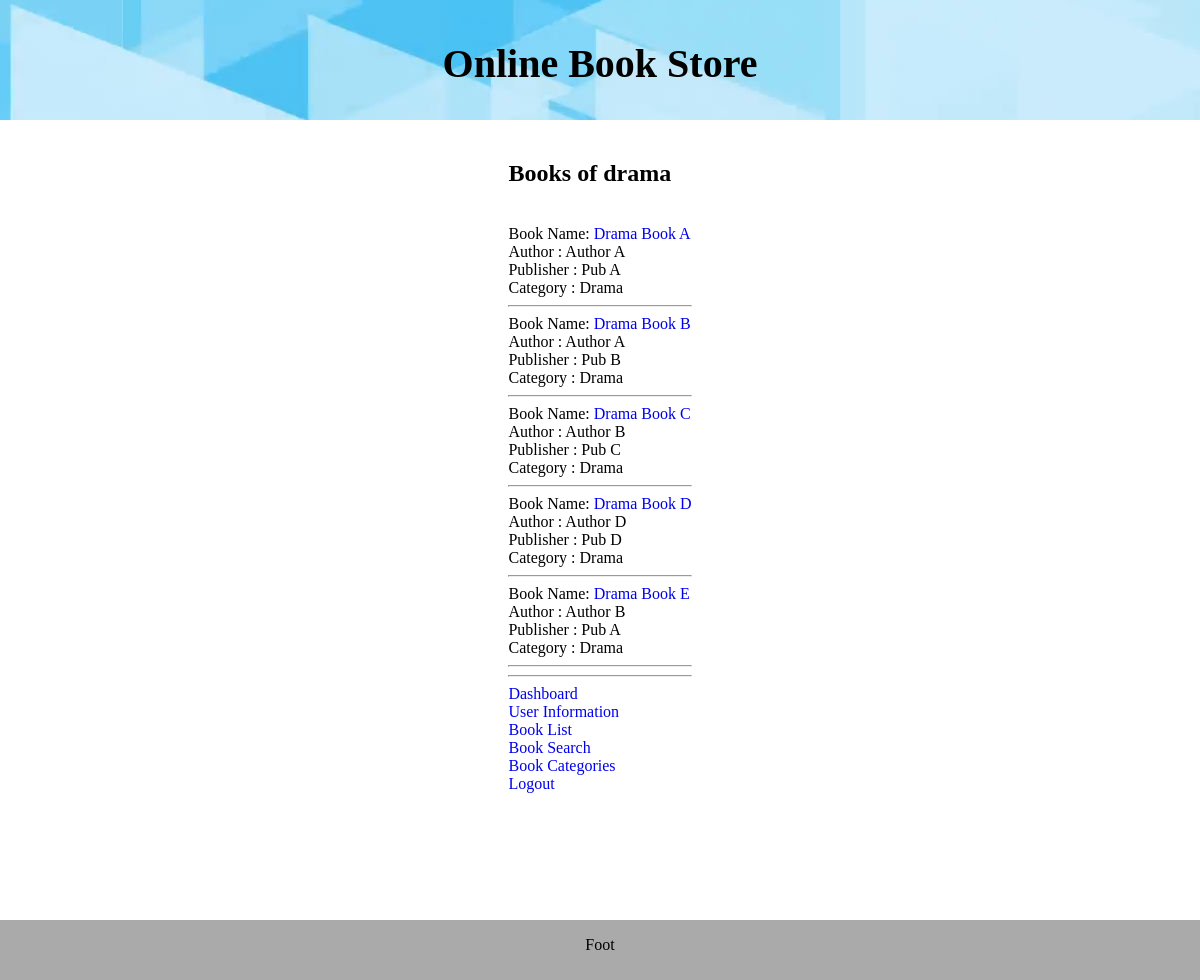
/php/books_show.php?cat=drama (signed in), run on the app's committed database.
### tables this page shows
CREATE TABLE `bookInfo` (
  `book_id` int(12) NOT NULL,
  `book_name` varchar(150) NOT NULL,
  `book_auth` varchar(60) NOT NULL,
  `book_pub` varchar(60) NOT NULL,
  `book_cat` varchar(60) NOT NULL,
  `book_page` int(4) NOT NULL,
  `book_price` float NOT NULL,
  `stock_no` int(6) NOT NULL
);

### php/books_show.php (the view, shortened to what this page needs)
<!DOCTYPE html>
<html>
<head>
	<link rel="stylesheet" href="css/site_style_m.css">
</head>
<body>
	<div id="dv_head">
		<p id='site_title'>Online Book Store</p>
	</div>
	<div id="dv_body">
		<div id="bd_area">
<?php
include ('db/dbconn.php');
$bname = $_GET['cat'];
echo "<h2>Books of ".$bname."</h2><br/>";
$quary_bookInfo = "SELECT * FROM `bookInfo` WHERE book_cat= '$bname'";
$result = mysqli_query($dbconn, $quary_bookInfo) or die(mysql_error());
if ($result->num_rows > 0) {
	while($row = $result->fetch_assoc()) {
		$BIname=$row["book_name"];
		echo
		"Book Name: "		. "<a href='book_indivisual.php?bname=$BIname'>".$row["book_name"]."</a><br>".
		"Author : "			. $row["book_auth"]."<br>".
		"Publisher : "		. $row["book_pub"]."<br>".
		"Category : "		. $row["book_cat"]."<br>".
		"<hr/>";
	}
}
include('bttm.php');
?>
		</div>
	</div>
	<div id="dv_foot">
		<p>Foot</p>
	</div>
</body>
</html>

### php/css/site_style_m.css (style rules this page uses)
body { background-color: #001f3f; margin-top:0px; margin-right:0px; margin-bottom:0px; margin-left:0px; }
#dv_head { overflow: hidden; width : 100%; height : 120px; background-image : url("..//img/sites/head_bg_img.jpg"); text-align: center; }
#site_title { font-family: "Times New Roman", Times, serif; font-size: 40px; font-weight: bold; }
#dv_body { overflow: hidden; width : 100%; height : 90%; min-height: 800px; background-color: #ffffff; }
#bd_area { padding-top: 20px; padding-left:40px; padding-right: 40px; display: table; margin-right: auto; margin-left: auto; }
#dv_foot { overflow: hidden; background-color: #AAAAAA; width : 100%; height : 60px; text-align: center; }
a { text-decoration: none; }

### data on the page
bookinfo: book_name "Drama Book A", book_auth "Author A", book_pub "Pub A", book_cat "Drama"
bookinfo: book_name "Drama Book B", book_auth "Author A", book_pub "Pub B", book_cat "Drama"
bookinfo: book_name "Drama Book C", book_auth "Author B", book_pub "Pub C", book_cat "Drama"
bookinfo: book_name "Drama Book D", book_auth "Author D", book_pub "Pub D", book_cat "Drama"
bookinfo: book_name "Drama Book E", book_auth "Author B", book_pub "Pub A", book_cat "Drama"

### other printed values
$bname "drama"
